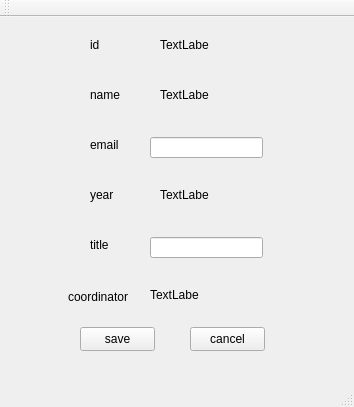
<?xml version="1.0" encoding="UTF-8"?>
<ui version="4.0">
 <class>QtStudentInfoClass</class>
 <widget class="QMainWindow" name="QtStudentInfoClass">
  <property name="geometry">
   <rect>
    <x>0</x>
    <y>0</y>
    <width>354</width>
    <height>407</height>
   </rect>
  </property>
  <property name="windowTitle">
   <string>QtStudentInfo</string>
  </property>
  <widget class="QWidget" name="centralWidget">
   <widget class="QLabel" name="label">
    <property name="geometry">
     <rect>
      <x>90</x>
      <y>20</y>
      <width>49</width>
      <height>16</height>
     </rect>
    </property>
    <property name="text">
     <string>id</string>
    </property>
   </widget>
   <widget class="QLabel" name="label_2">
    <property name="geometry">
     <rect>
      <x>90</x>
      <y>70</y>
      <width>49</width>
      <height>16</height>
     </rect>
    </property>
    <property name="text">
     <string>name</string>
    </property>
   </widget>
   <widget class="QLabel" name="label_3">
    <property name="geometry">
     <rect>
      <x>90</x>
      <y>120</y>
      <width>49</width>
      <height>16</height>
     </rect>
    </property>
    <property name="text">
     <string>email</string>
    </property>
   </widget>
   <widget class="QLabel" name="label_4">
    <property name="geometry">
     <rect>
      <x>90</x>
      <y>170</y>
      <width>49</width>
      <height>16</height>
     </rect>
    </property>
    <property name="text">
     <string>year</string>
    </property>
   </widget>
   <widget class="QLabel" name="label_5">
    <property name="geometry">
     <rect>
      <x>90</x>
      <y>220</y>
      <width>49</width>
      <height>16</height>
     </rect>
    </property>
    <property name="text">
     <string>title</string>
    </property>
   </widget>
   <widget class="QLabel" name="label_6">
    <property name="geometry">
     <rect>
      <x>68</x>
      <y>270</y>
      <width>71</width>
      <height>20</height>
     </rect>
    </property>
    <property name="text">
     <string>coordinator</string>
    </property>
   </widget>
   <widget class="QLineEdit" name="lineEdit_3">
    <property name="geometry">
     <rect>
      <x>150</x>
      <y>120</y>
      <width>113</width>
      <height>21</height>
     </rect>
    </property>
   </widget>
   <widget class="QLineEdit" name="lineEdit_5">
    <property name="geometry">
     <rect>
      <x>150</x>
      <y>220</y>
      <width>113</width>
      <height>21</height>
     </rect>
    </property>
   </widget>
   <widget class="QLabel" name="label_7">
    <property name="geometry">
     <rect>
      <x>160</x>
      <y>20</y>
      <width>49</width>
      <height>16</height>
     </rect>
    </property>
    <property name="text">
     <string>TextLabel</string>
    </property>
   </widget>
   <widget class="QLabel" name="label_8">
    <property name="geometry">
     <rect>
      <x>160</x>
      <y>70</y>
      <width>49</width>
      <height>16</height>
     </rect>
    </property>
    <property name="text">
     <string>TextLabel</string>
    </property>
   </widget>
   <widget class="QLabel" name="label_9">
    <property name="geometry">
     <rect>
      <x>160</x>
      <y>170</y>
      <width>49</width>
      <height>16</height>
     </rect>
    </property>
    <property name="text">
     <string>TextLabel</string>
    </property>
   </widget>
   <widget class="QLabel" name="label_10">
    <property name="geometry">
     <rect>
      <x>150</x>
      <y>270</y>
      <width>49</width>
      <height>16</height>
     </rect>
    </property>
    <property name="text">
     <string>TextLabel</string>
    </property>
   </widget>
   <widget class="QPushButton" name="pushButton">
    <property name="geometry">
     <rect>
      <x>80</x>
      <y>310</y>
      <width>75</width>
      <height>24</height>
     </rect>
    </property>
    <property name="text">
     <string>save</string>
    </property>
   </widget>
   <widget class="QPushButton" name="pushButton_2">
    <property name="geometry">
     <rect>
      <x>190</x>
      <y>310</y>
      <width>75</width>
      <height>24</height>
     </rect>
    </property>
    <property name="text">
     <string>cancel</string>
    </property>
   </widget>
  </widget>
  <widget class="QMenuBar" name="menuBar">
   <property name="geometry">
    <rect>
     <x>0</x>
     <y>0</y>
     <width>354</width>
     <height>22</height>
    </rect>
   </property>
  </widget>
  <widget class="QToolBar" name="mainToolBar">
   <attribute name="toolBarArea">
    <enum>TopToolBarArea</enum>
   </attribute>
   <attribute name="toolBarBreak">
    <bool>false</bool>
   </attribute>
  </widget>
  <widget class="QStatusBar" name="statusBar"/>
 </widget>
 <layoutdefault spacing="6" margin="11"/>
 <resources/>
 <connections>
  <connection>
   <sender>pushButton_2</sender>
   <signal>clicked()</signal>
   <receiver>QtStudentInfoClass</receiver>
   <slot>cancel()</slot>
   <hints>
    <hint type="sourcelabel">
     <x>230</x>
     <y>357</y>
    </hint>
    <hint type="destinationlabel">
     <x>380</x>
     <y>466</y>
    </hint>
   </hints>
  </connection>
  <connection>
   <sender>pushButton</sender>
   <signal>clicked()</signal>
   <receiver>QtStudentInfoClass</receiver>
   <slot>save()</slot>
   <hints>
    <hint type="sourcelabel">
     <x>117</x>
     <y>348</y>
    </hint>
    <hint type="destinationlabel">
     <x>116</x>
     <y>448</y>
    </hint>
   </hints>
  </connection>
 </connections>
 <slots>
  <slot>cancel()</slot>
  <slot>save()</slot>
 </slots>
</ui>
